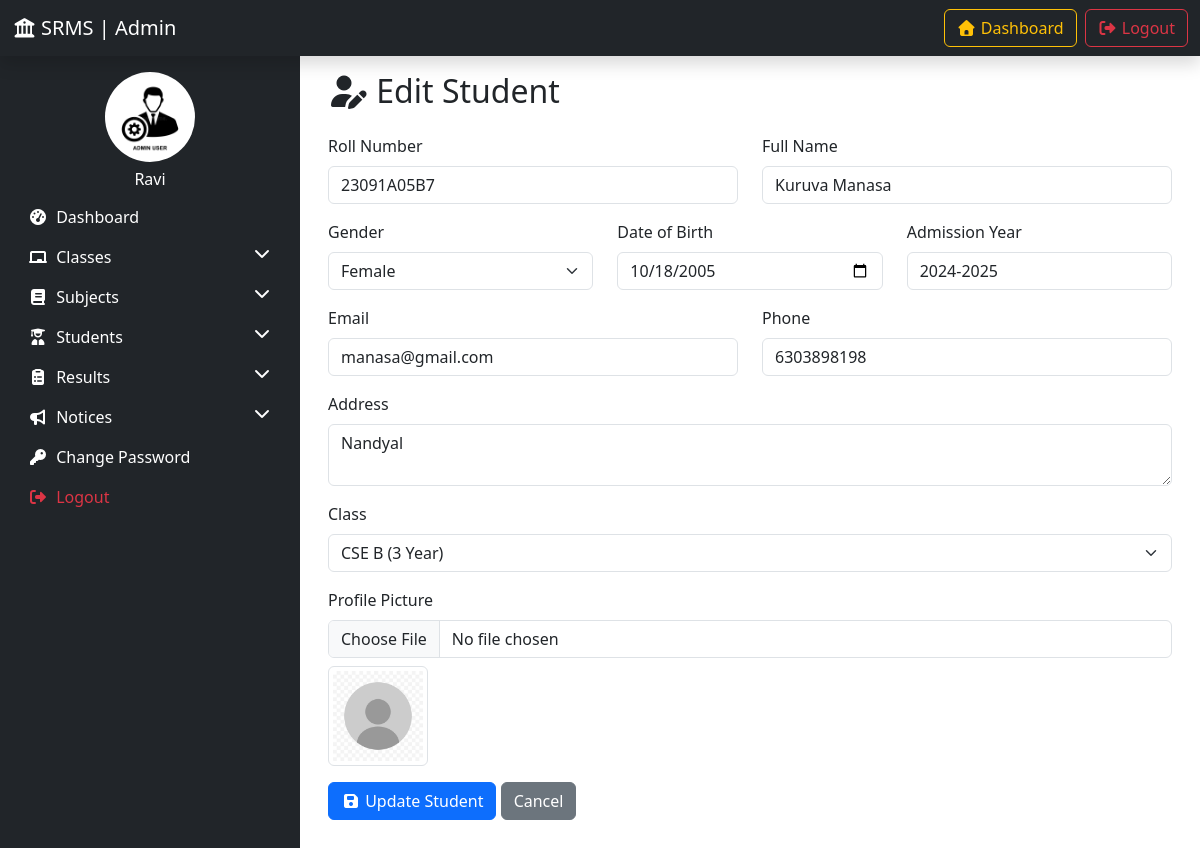
The page /edit_student/6/ (signed in) on the database its author committed.
### resultapp/models.py (models this page shows, shortened)
class Student(models.Model):
    roll_number = models.CharField(max_length=20, unique=True)
    full_name = models.CharField(max_length=100)
    gender = models.CharField(max_length=10, choices=[('Male','Male'),('Female','Female'),('Other','Other')])
    date_of_birth = models.DateField()
    email = models.EmailField(unique=True)
    phone = models.CharField(max_length=15, blank=True, null=True)
    address = models.TextField(blank=True, null=True)
    student_class = models.ForeignKey(Class, on_delete=models.CASCADE, related_name="students")
    admission_year = models.CharField(max_length=9, default="2024-2025")
    profile_picture = models.ImageField(upload_to='student_profiles/', blank=True, null=True)
    creation_date = models.DateTimeField(auto_now_add=True)
    updation_date = models.DateTimeField(auto_now=True)

class Class(models.Model):
    class_name = models.CharField(max_length=100)  # Full name (e.g., "CSE 2nd Year B")
    department = models.CharField(
        max_length=50,
        choices=[
            ('CSE', 'Computer Science'),
            ('ECE', 'Electronics'),
            ('EEE', 'Electrical'),
            ('MECH', 'Mechanical'),
            ('CIVIL', 'Civil'),
            ('CS', 'Cyber Security'),
        ]
    )
    year = models.PositiveSmallIntegerField(
        choices=[(1, 'I Year'), (2, 'II Year'), (3, 'III Year'), (4, 'IV Year')]
    )
    semester = models.PositiveSmallIntegerField(
        choices=[(1, 'I Semester'), (2, 'II Semester')]
    )
    section = models.CharField(max_length=5)  # e.g., "A"
    academic_session = models.CharField(max_length=20)  # e.g., "2024-2025"
    remarks = models.TextField(blank=True, null=True)
    creation_date = models.DateTimeField(auto_now_add=True)
    updation_date = models.DateTimeField(auto_now=True)

### resultapp/views.py (the view, shortened to what this page needs)
# urls.py: path('edit_student/<int:student_id>/', edit_student, name='edit_student'),
@login_required
def edit_student(request, student_id):
    student = get_object_or_404(Student, id=student_id)
    classes = Class.objects.all()
    return render(request, "student/edit_student.html", {"student": student, "classes": classes})

### resultapp/context_processors.py (called while the page is built)
def get_global_notices(request):
    notices = Notice.objects.filter(
        expiry_date__gte=timezone.now()
    ) | Notice.objects.filter(expiry_date__isnull=True)
    return {
        'notices': notices.order_by('-publish_date')[:5]  # latest 5 notices
    }

def latest_notices(request):
    return {
        "latest_notices": Notice.objects.all().order_by('-created_at')[:5]
    }

### templates/student/edit_student.html (shortened to what this page needs)
{% extends 'admin_base.html' %}
{% load static %}
{% block content %}
<div class="container">
    <h2 class="mb-4">
        <i class="fas fa-user-edit"></i> Edit Student
    </h2>
    <form method="POST" enctype="multipart/form-data">
        <div class="row mb-3">
            <div class="col-md-6">
                <label for="roll_number" class="form-label">Roll Number</label>
                <input type="text" class="form-control" id="roll_number" name="roll_number" value="{{ student.roll_number }}" required>
            </div>
            <div class="col-md-6">
                <label for="full_name" class="form-label">Full Name</label>
                <input type="text" class="form-control" id="full_name" name="full_name" value="{{ student.full_name }}" required>
            </div>
        </div>
        <div class="row mb-3">
            <div class="col-md-4">
                <label for="gender" class="form-label">Gender</label>
                <select class="form-select" id="gender" name="gender" required>
                    <option value="Female" {% if student.gender == 'Female' %}selected{% endif %}>Female</option>
                </select>
            </div>
            <div class="col-md-4">
                <label for="date_of_birth" class="form-label">Date of Birth</label>
                <input type="date" class="form-control" id="date_of_birth" name="date_of_birth" value="{{ student.date_of_birth|date:'Y-m-d' }}" required>
            </div>
            <div class="col-md-4">
                <label for="admission_year" class="form-label">Admission Year</label>
                <input type="text" class="form-control" id="admission_year" name="admission_year" value="{{ student.admission_year }}">
            </div>
        </div>
        <div class="row mb-3">
            <div class="col-md-6">
                <label for="email" class="form-label">Email</label>
                <input type="email" class="form-control" id="email" name="email" value="{{ student.email }}" required>
            </div>
            <div class="col-md-6">
                <label for="phone" class="form-label">Phone</label>
                <input type="text" class="form-control" id="phone" name="phone" value="{{ student.phone }}">
            </div>
        </div>
        <div class="mb-3">
            <label for="address" class="form-label">Address</label>
            <textarea class="form-control" id="address" name="address" rows="2">{{ student.address }}</textarea>
        </div>
        <div class="mb-3">
            <label for="student_class" class="form-label">Class</label>
            <select class="form-select" id="student_class" name="student_class" required>
                {% for cls in classes %}
                    <option value="{{ cls.id }}" {% if student.student_class.id == cls.id %}selected{% endif %}>{{ cls.department }} {{ cls.section }} ({{ cls.year }} Year)</option>
                {% endfor %}
            </select>
        </div>
        <div class="mb-3">
            <label for="profile_picture" class="form-label">Profile Picture</label>
            <input type="file" class="form-control" id="profile_picture" name="profile_picture">
            {% if student.profile_picture %}
                <img src="{{ student.profile_picture.url }}" class="img-thumbnail mt-2" width="100" height="100">
            {% endif %}
        </div>
        <button type="submit" class="btn btn-primary"><i class="fas fa-save"></i> Update Student</button>
        <a href="{% url 'manage_students' %}" class="btn btn-secondary">Cancel</a>
    </form>
</div>
{% endblock %}

### templates/sidebar.html (shortened to what this page needs)
{% load static %}
<nav class="col-md-3 col-lg-3 sidebar bg-dark pt-3">
    <div class="text-white text-center">
        <img src="{% static 'images/adminpic.webp' %}" class="rounded-circle mb-2" width="90" height="90">
        <h6>{{ user.username|default:"Admin" }}</h6>
    </div>
    <ul class="nav flex-column">
        <li class="nav-item">
            <a href="{% url 'admin_dashboard' %}" class="nav-link">
                <i class="fas fa-tachometer-alt me-1"></i> Dashboard
            </a>
        </li>
        <li class="nav-item">
            <a href="#ClassesMenu" data-bs-toggle="collapse" class="nav-link">
                <i class="fas fa-chalkboard me-1"></i> Classes
                <i class="fas fa-chevron-down float-end"></i>
            </a>
        </li>
        <li class="nav-item">
            <a href="#SubjectMenu" data-bs-toggle="collapse" class="nav-link">
                <i class="fas fa-book me-1"></i> Subjects
                <i class="fas fa-chevron-down float-end"></i>
            </a>
        </li>
        <li class="nav-item">
            <a href="#StudentMenu" data-bs-toggle="collapse" class="nav-link">
                <i class="fas fa-user-graduate me-1"></i> Students
                <i class="fas fa-chevron-down float-end"></i>
            </a>
        </li>
        <li class="nav-item">
            <a href="#ResultsMenu" data-bs-toggle="collapse" class="nav-link">
                <i class="fas fa-clipboard-list me-1"></i> Results
                <i class="fas fa-chevron-down float-end"></i>
            </a>
        </li>
        <li class="nav-item">
            <a href="#NoticeMenu" data-bs-toggle="collapse" class="nav-link">
                <i class="fas fa-bullhorn me-1"></i> Notices
                <i class="fas fa-chevron-down float-end"></i>
            </a>
        </li>
        <li class="nav-item">
            <a href="{% url 'password_change' %}" class="nav-link">
                <i class="fas fa-key me-1"></i> Change Password
            </a>
        </li>
        <li class="nav-item">
            <a href="{% url 'admin_logout' %}" class="nav-link text-danger">
                <i class="fas fa-sign-out-alt me-1"></i> Logout
            </a>
        </li>
    </ul>
</nav>

### templates/admin_base.html (style rules this page uses)
body { padding-top: 56px; }

### templates/sidebar.html (style rules this page uses)
.sidebar { min-height: 100vh; overflow-y: auto; top: 0; left: 0; background-color: #343a40; padding-top: 20px; }
.sidebar .nav-link { color: white; }

### rows shown on the page
Student: roll_number "23091A05B7", full_name "Kuruva Manasa", gender "Female", date_of_birth "10/18/2005", admission_year "2024-2025", email "manasa@gmail.com", phone "6303898198", address "Nandyal", student_class "CSE B (3 Year)", profile_picture (picture)

### other values the page prints
{{ user.username|default:"Admin" }} "Ravi"
